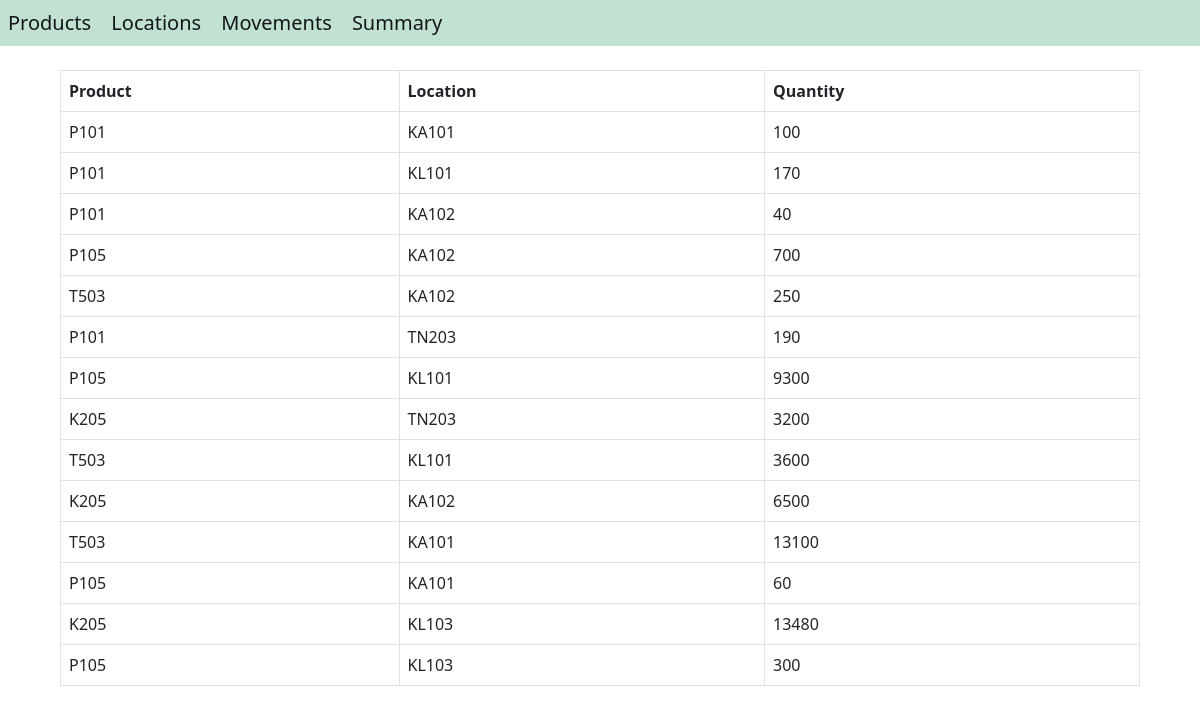
The app's page /summary, older data.
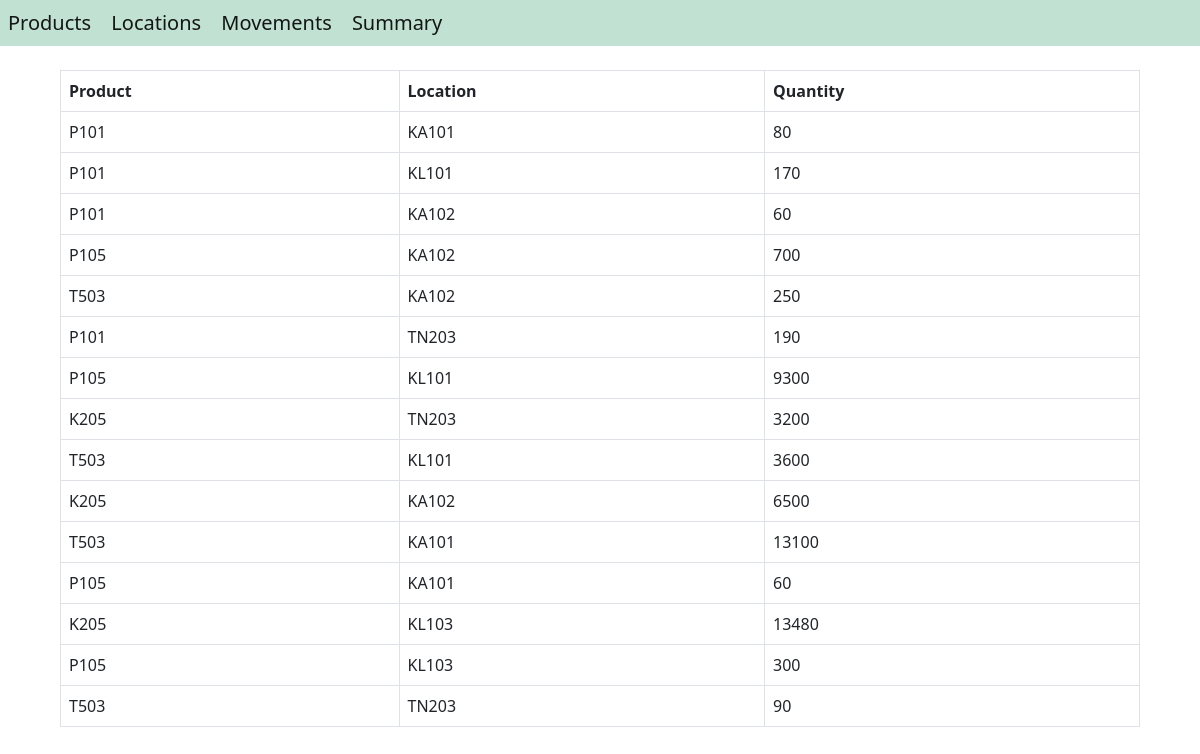
The same page, newer data.
### inventory_management/models.py (models this page shows)
class Stock(models.Model):
    product = models.ForeignKey(Product, on_delete=models.CASCADE)
    location = models.ForeignKey(Location, on_delete=models.CASCADE)
    quantity = models.IntegerField(default=0)

class Product(models.Model):
    product_id = models.CharField(max_length=16, primary_key=True)
    product_name = models.CharField(max_length=64)
    def __str__(self):
        return self.product_id

class Location(models.Model):
    location_id = models.CharField(max_length=16, primary_key=True)
    location_name = models.CharField(max_length=64)
    def __str__(self):
        return self.location_id

### inventory_management/views.py (the view)
# urls.py: path('summary', Summary.as_view(), name='summary'),
class Summary(ListView):
    template_name = 'inventory_management/summary.html'
    model = Stock
    def get_context_data(self, **kwargs):
        context = super().get_context_data(**kwargs)
        context['title'] = 'Summary'
        return context

### inventory_management/templates/inventory_management/summary.html (shortened to what this page needs)
{% extends "inventory_management/home.html" %}
{% block body %}
    <table class="table table-bordered mt-4 custom-table">
        <tr>
            <th>Product</th>
            <th>Location</th>
            <th>Quantity</th>
        </tr>
        {% for stock in stock_list %}
            <tr>
                <td>{{stock.product}}</td>
                <td>{{stock.location}}</td>
                <td>{{stock.quantity}}</td>
            </tr>
        {% endfor %}
    </table>
{% endblock body %}

Row changes from the older to the newer data that the page shows:
changed Stock (number 1 of 15 on the later page): quantity "100" → "80"
changed Stock (number 3 of 15 on the later page): quantity "40" → "60"
added Stock: product "T503", location "TN203", quantity "90"
